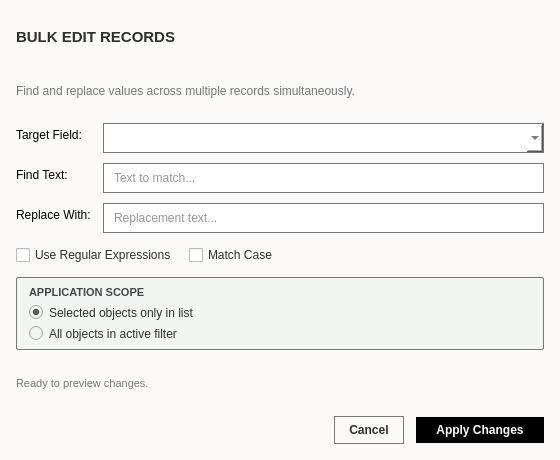
<?xml version="1.0" encoding="UTF-8"?>
<ui version="4.0">
 <class>BulkEditDialog</class>
 <widget class="QDialog" name="BulkEditDialog">
  <property name="geometry">
   <rect>
    <x>0</x>
    <y>0</y>
    <width>560</width>
    <height>460</height>
   </rect>
  </property>
  <property name="minimumSize">
   <size>
    <width>480</width>
    <height>380</height>
   </size>
  </property>
  <property name="windowTitle">
   <string>Bulk Edit Records</string>
  </property>
  <property name="styleSheet">
   <string notr="true">QDialog#BulkEditDialog {
    background-color: #fbfaf8;
    color: #2c302e;
    font-family: 'Segoe UI', 'Inter', -apple-system, sans-serif;
}

QComboBox, QLineEdit {
    background-color: #ffffff;
    color: #2c302e;
    border: 1px solid #747878;
    border-radius: 0px;
    padding: 6px 8px;
    font-size: 12px;
}
QComboBox:focus, QLineEdit:focus {
    border: 1px solid #000000;
}

QCheckBox, QRadioButton {
    font-size: 12px;
    color: #2c302e;
}

QPushButton {
    background-color: #fbfaf8;
    color: #2c302e;
    border: 1px solid #747878;
    border-radius: 0px;
    padding: 6px 14px;
    font-size: 12px;
    font-weight: 600;
}
QPushButton:hover {
    background-color: #e9ece5;
}

QPushButton#btn_apply {
    background-color: #000000;
    color: #ffffff;
    border: none;
    padding: 6px 20px;
}
QPushButton#btn_apply:hover {
    background-color: #2c302e;
}</string>
  </property>
  <layout class="QVBoxLayout" name="root_layout">
   <property name="spacing">
    <number>12</number>
   </property>
   <property name="leftMargin">
    <number>16</number>
   </property>
   <property name="topMargin">
    <number>16</number>
   </property>
   <property name="rightMargin">
    <number>16</number>
   </property>
   <property name="bottomMargin">
    <number>16</number>
   </property>
   <item>
    <widget class="QLabel" name="lbl_title">
     <property name="styleSheet">
      <string notr="true">font-size: 15px; font-weight: bold; color: #2c302e;</string>
     </property>
     <property name="text">
      <string>BULK EDIT RECORDS</string>
     </property>
    </widget>
   </item>
   <item>
    <widget class="QLabel" name="lbl_desc">
     <property name="styleSheet">
      <string notr="true">color: #747878; font-size: 12px;</string>
     </property>
     <property name="text">
      <string>Find and replace values across multiple records simultaneously.</string>
     </property>
    </widget>
   </item>
   <item>
    <layout class="QFormLayout" name="form_layout">
     <property name="labelAlignment">
      <set>Qt::AlignmentFlag::AlignLeading|Qt::AlignmentFlag::AlignLeft|Qt::AlignmentFlag::AlignVCenter</set>
     </property>
     <property name="horizontalSpacing">
      <number>12</number>
     </property>
     <property name="verticalSpacing">
      <number>10</number>
     </property>
     <item row="0" column="0">
      <widget class="QLabel" name="lbl_target_field">
       <property name="text">
        <string>Target Field:</string>
       </property>
      </widget>
     </item>
     <item row="0" column="1">
      <widget class="QComboBox" name="combo_field">
       <property name="cursor">
        <cursorShape>PointingHandCursor</cursorShape>
       </property>
      </widget>
     </item>
     <item row="1" column="0">
      <widget class="QLabel" name="lbl_find">
       <property name="text">
        <string>Find Text:</string>
       </property>
      </widget>
     </item>
     <item row="1" column="1">
      <widget class="QLineEdit" name="input_find">
       <property name="placeholderText">
        <string>Text to match...</string>
       </property>
      </widget>
     </item>
     <item row="2" column="0">
      <widget class="QLabel" name="lbl_replace">
       <property name="text">
        <string>Replace With:</string>
       </property>
      </widget>
     </item>
     <item row="2" column="1">
      <widget class="QLineEdit" name="input_replace">
       <property name="placeholderText">
        <string>Replacement text...</string>
       </property>
      </widget>
     </item>
    </layout>
   </item>
   <item>
    <layout class="QHBoxLayout" name="options_layout">
     <item>
      <widget class="QCheckBox" name="chk_regex">
       <property name="text">
        <string>Use Regular Expressions</string>
       </property>
      </widget>
     </item>
     <item>
      <widget class="QCheckBox" name="chk_match_case">
       <property name="text">
        <string>Match Case</string>
       </property>
      </widget>
     </item>
     <item>
      <spacer name="spacer_opts">
       <property name="orientation">
        <enum>Qt::Orientation::Horizontal</enum>
       </property>
       <property name="sizeHint" stdset="0">
        <size>
         <width>40</width>
         <height>20</height>
        </size>
       </property>
      </spacer>
     </item>
    </layout>
   </item>
   <item>
    <widget class="QFrame" name="frame_scope">
     <property name="styleSheet">
      <string notr="true">background-color: #f2f5f1; border: 1px solid #747878; border-radius: 2px;</string>
     </property>
     <property name="frameShape">
      <enum>QFrame::Shape::StyledPanel</enum>
     </property>
     <layout class="QVBoxLayout" name="scope_layout">
      <property name="spacing">
       <number>6</number>
      </property>
      <property name="leftMargin">
       <number>12</number>
      </property>
      <property name="topMargin">
       <number>8</number>
      </property>
      <property name="rightMargin">
       <number>12</number>
      </property>
      <property name="bottomMargin">
       <number>8</number>
      </property>
      <item>
       <widget class="QLabel" name="lbl_scope_title">
        <property name="styleSheet">
         <string notr="true">font-weight: bold; border: none; font-size: 11px; color: #444748;</string>
        </property>
        <property name="text">
         <string>APPLICATION SCOPE</string>
        </property>
       </widget>
      </item>
      <item>
       <widget class="QRadioButton" name="radio_selected">
        <property name="styleSheet">
         <string notr="true">border: none;</string>
        </property>
        <property name="text">
         <string>Selected objects only in list</string>
        </property>
        <property name="checked">
         <bool>true</bool>
        </property>
       </widget>
      </item>
      <item>
       <widget class="QRadioButton" name="radio_all">
        <property name="styleSheet">
         <string notr="true">border: none;</string>
        </property>
        <property name="text">
         <string>All objects in active filter</string>
        </property>
       </widget>
      </item>
     </layout>
    </widget>
   </item>
   <item>
    <widget class="QLabel" name="lbl_status">
     <property name="styleSheet">
      <string notr="true">color: #747878; font-family: 'Courier New', 'JetBrains Mono', monospace; font-size: 11px;</string>
     </property>
     <property name="text">
      <string>Ready to preview changes.</string>
     </property>
    </widget>
   </item>
   <item>
    <layout class="QHBoxLayout" name="footer_layout">
     <item>
      <spacer name="spacer_footer">
       <property name="orientation">
        <enum>Qt::Orientation::Horizontal</enum>
       </property>
       <property name="sizeHint" stdset="0">
        <size>
         <width>40</width>
         <height>20</height>
        </size>
       </property>
      </spacer>
     </item>
     <item>
      <widget class="QPushButton" name="btn_cancel">
       <property name="cursor">
        <cursorShape>PointingHandCursor</cursorShape>
       </property>
       <property name="text">
        <string>Cancel</string>
       </property>
      </widget>
     </item>
     <item>
      <widget class="QPushButton" name="btn_apply">
       <property name="cursor">
        <cursorShape>PointingHandCursor</cursorShape>
       </property>
       <property name="text">
        <string>Apply Changes</string>
       </property>
      </widget>
     </item>
    </layout>
   </item>
  </layout>
 </widget>
 <resources/>
 <connections/>
</ui>
